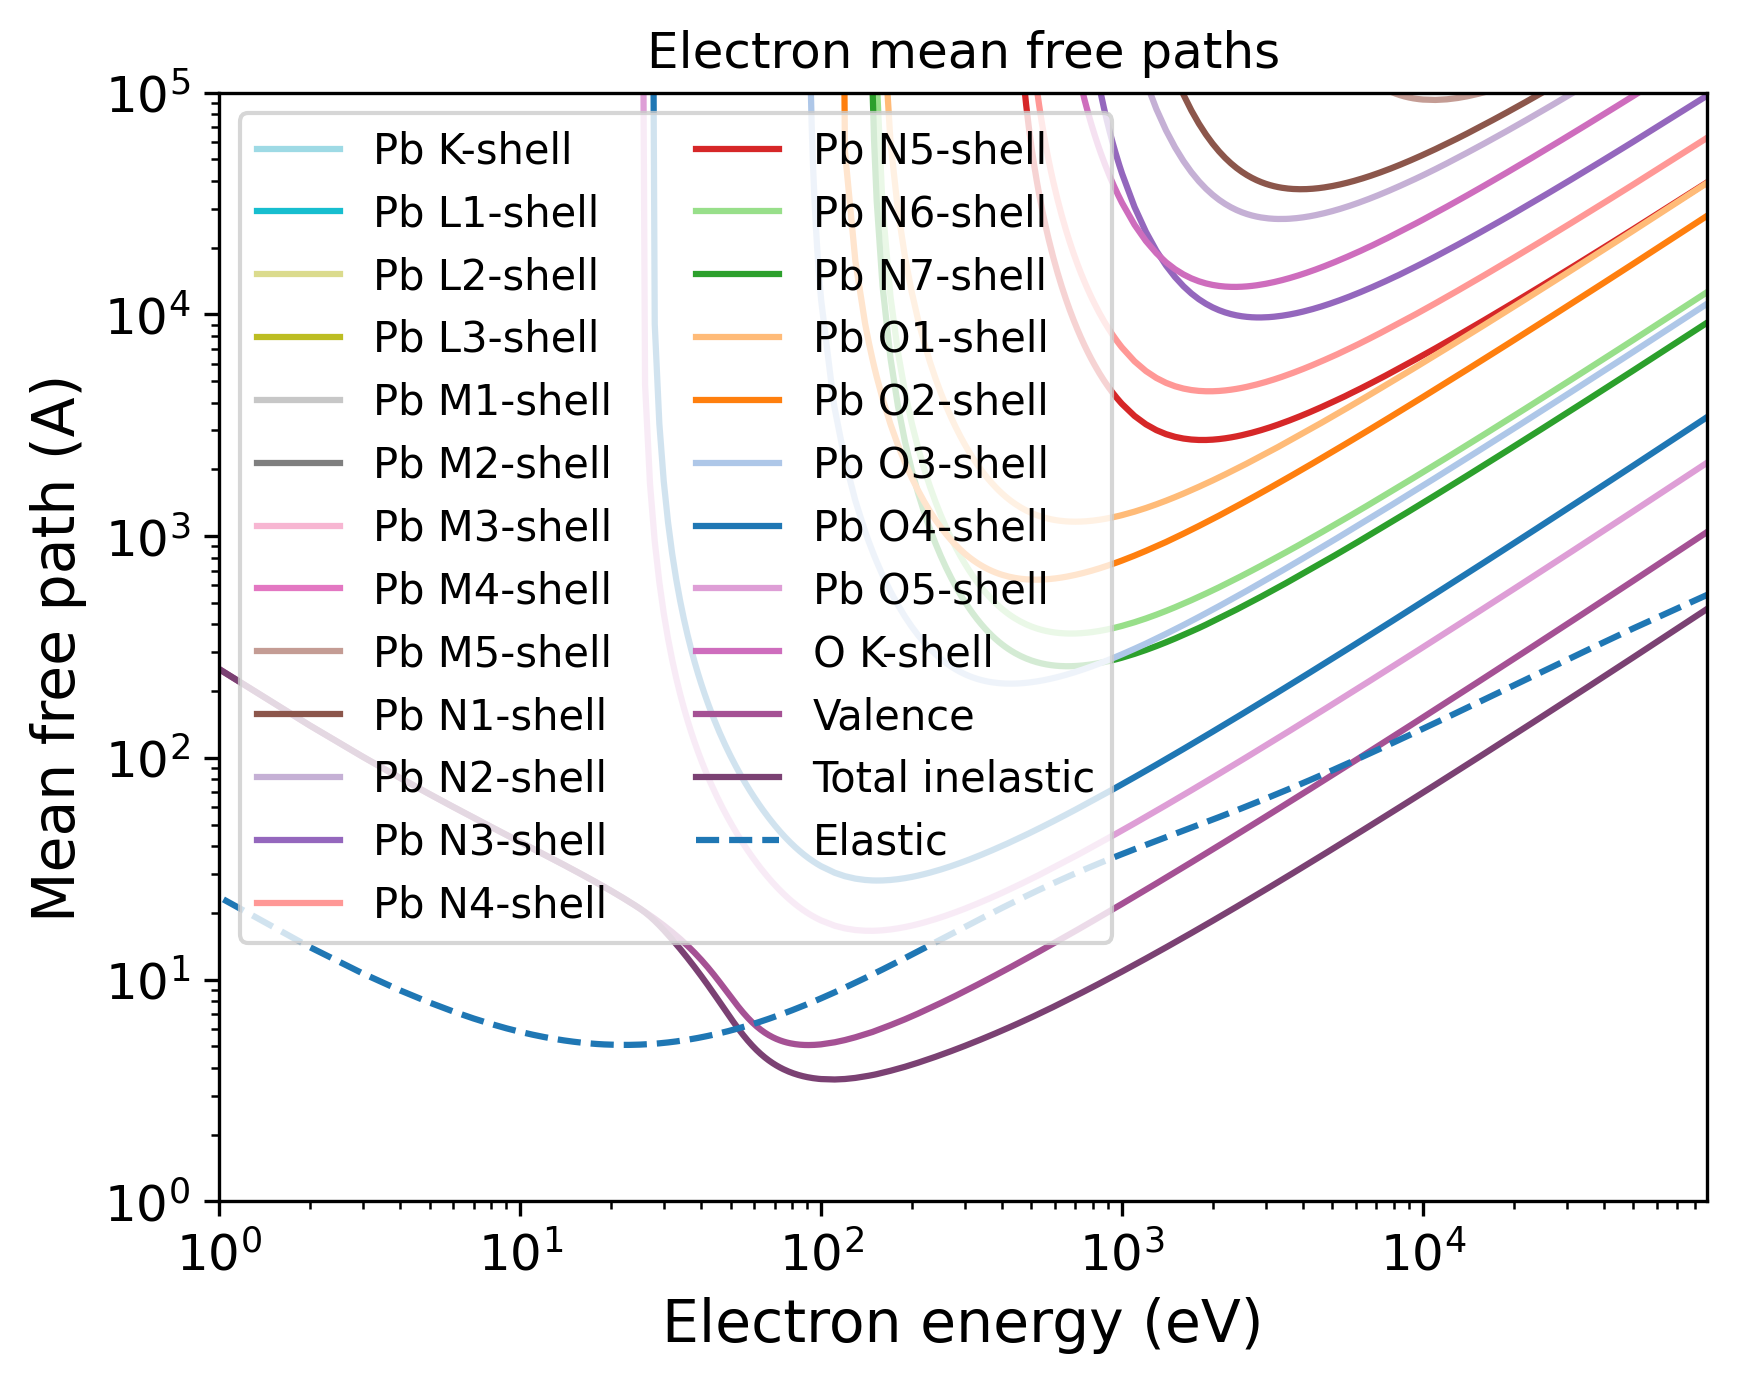

This figure's Python source:
import pandas as pd
import numpy as np
import matplotlib.pyplot as plt
import matplotlib.cm as cm
# Set the format:
plt.xlabel("Electron energy (eV)", fontsize=14)
plt.ylabel("Mean free path (A)", fontsize=14)
plt.xticks(fontsize=12)
plt.yticks(fontsize=12)
plt.grid(False)
# Set the axes:
# Read the output file:
df = pd.read_csv(r"OUTPUT_Pb2O3_Electron_IMFP.dat", sep=r'\s+', header=None, comment="#", skipinitialspace=True)
plt.xscale("log")
plt.yscale("log")
# Prepare the plot:
columns_to_plot = [ 1, 2, 3, 4, 5, 6, 7, 8, 9, 10, 11, 12, 13, 14, 15, 16, 17, 18, 19, 20, 21, 22, 23, 24]
labels = [ "Pb K-shell", "Pb L1-shell", "Pb L2-shell", "Pb L3-shell", "Pb M1-shell", "Pb M2-shell", "Pb M3-shell", "Pb M4-shell", "Pb M5-shell", "Pb N1-shell", "Pb N2-shell", "Pb N3-shell", "Pb N4-shell", "Pb N5-shell", "Pb N6-shell", "Pb N7-shell", "Pb O1-shell", "Pb O2-shell", "Pb O3-shell", "Pb O4-shell", "Pb O5-shell", "O K-shell", "Valence", "Total inelastic"]
# Create N distinct colors from a colormap
N = len(columns_to_plot)
colors = np.vstack([plt.cm.tab20(np.linspace(1, 0, 20)), plt.cm.tab20b(np.linspace(1, 0, 20))])
# Set line styles:
linestyles = [ "-", "-", "-", "-", "-", "-", "-", "-", "-", "-", "-", "-", "-", "-", "-", "-", "-", "-", "-", "-", "-", "-", "-", "-"]
for i, col in enumerate(columns_to_plot):
    color = colors[i % len(colors)]
    ls    = linestyles[i % len(linestyles)]
    label = labels[i % len(labels)]
    plt.plot(df.iloc[:, 0], df.iloc[:, col],
    color=color,
    label=label,
    linestyle=ls)
# Add a curve from the second file
df2 = pd.read_csv(r"OUTPUT_Pb2O3_Electron_EMFP.dat", sep=r'\s+', header=None, comment="#", skipinitialspace=True)
columns_to_plot2 = [ 3]
labels2 = [ "Elastic"]
# Create second part of the plot:
for col, label in zip(columns_to_plot2, labels2):
    plt.plot(df2.iloc[:, 0], df2.iloc[:, col], label=label, linestyle="--")
plt.xlim(1.00000000,88011.00100000)
plt.ylim(1.00000000,100000.00000000)
plt.title("Electron mean free paths")
plt.legend(loc="best", fontsize=10, ncol=2)
# Save the plot in this format:
plt.savefig("OUTPUT_MFP_electron.png", dpi=300, bbox_inches="tight")
